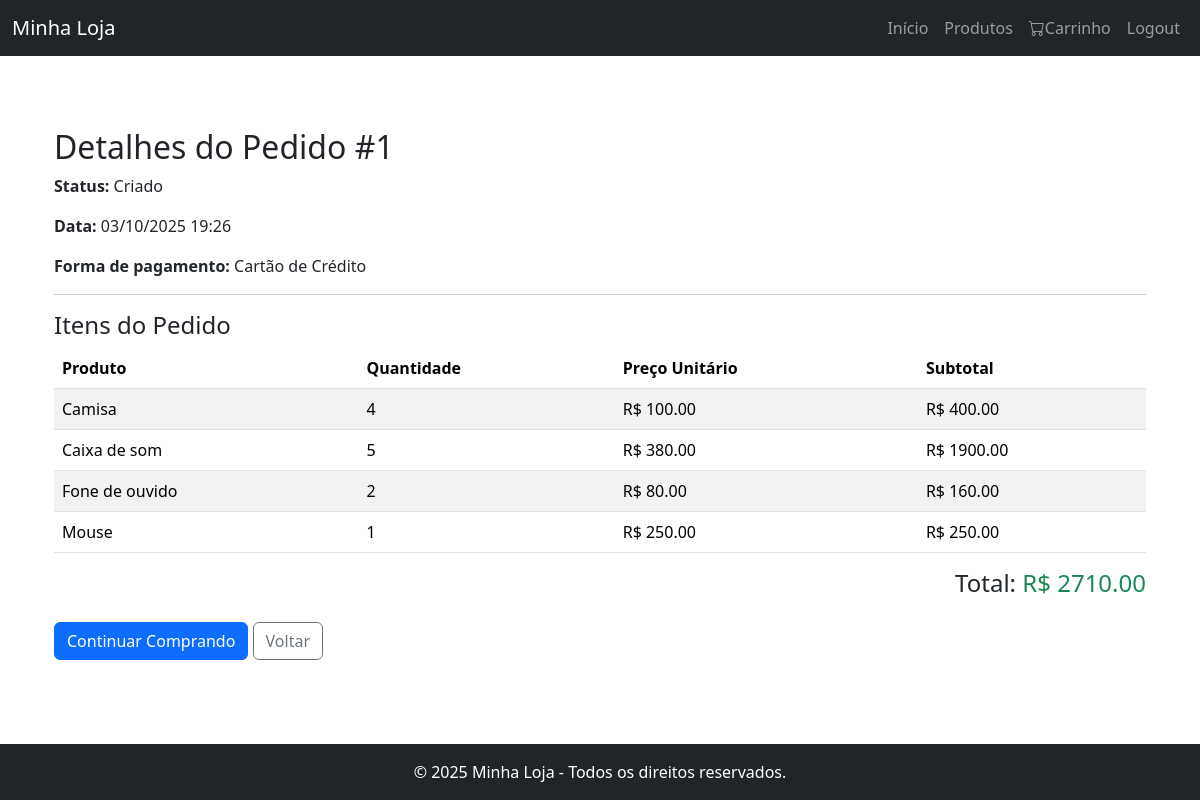
Page /pedido/1/ (signed in) on the committed database.
### pedido/models.py (models this page shows, shortened)
class Pedido(models.Model):
    STATUS_CHOICES = [
        ("CR", "Criado"),
        ("PG", "Pago"),
        ("EN", "Enviado"),
        ("CO", "Concluído"),
        ("CA", "Cancelado"),
    ]
    cliente = models.ForeignKey(Cliente, on_delete=models.CASCADE, related_name="pedidos")
    data_pedido = models.DateTimeField(auto_now_add=True)
    status = models.CharField(max_length=2, choices=STATUS_CHOICES, default="CR")
    forma_pagamento = models.CharField(max_length=50, blank=True, null=True)
    valor_total = models.DecimalField(max_digits=10, decimal_places=2, default=0)
    class Meta:
        verbose_name = "Pedido"
        verbose_name_plural = "Pedidos"

class ItemPedido(models.Model):
    pedido = models.ForeignKey(Pedido, on_delete=models.CASCADE, related_name="itens")
    produto = models.ForeignKey(Produto, on_delete=models.CASCADE)
    quantidade = models.PositiveIntegerField()
    preco_unitario = models.DecimalField(max_digits=10, decimal_places=2)
    subtotal = models.DecimalField(max_digits=10, decimal_places=2, editable=False)
    class Meta:
        verbose_name = "Item de Pedido"
        verbose_name_plural = "Itens de Pedido"

### produto/models.py (models this page shows, shortened)
class Produto(models.Model):
    codigo = models.IntegerField(primary_key=True)
    nome = models.CharField(max_length=100)
    descricao = models.TextField()
    preco = models.DecimalField(max_digits=10, decimal_places=2)
    estoque = models.IntegerField()
    imagem = models.ImageField(upload_to='produtos/', null=True, blank=True)
    data_criacao = models.DateTimeField(auto_now_add=True)
    data_atualizacao = models.DateTimeField(auto_now=True)

### pedido/views.py (the view)
# urls.py: path("<int:pk>/", views.detalhe_pedido, name="detalhe_pedido"),
def detalhe_pedido(request, pk):
    pedido = get_object_or_404(
        Pedido, pk=pk, cliente__id=request.session.get("cliente_id")
    )
    return render(request, "detalhe_pedido.html", {"pedido": pedido})

### pedido/templates/detalhe_pedido.html (shortened to what this page needs)
{% extends "base.html" %}
{% block content %}
<div class="container my-5">
  <h2>Detalhes do Pedido #{{ pedido.id }}</h2>
  <p><strong>Status:</strong> {{ pedido.get_status_display }}</p>
  <p><strong>Data:</strong> {{ pedido.data_pedido|date:"d/m/Y H:i" }}</p>
  <p><strong>Forma de pagamento:</strong> {{ pedido.forma_pagamento }}</p>
  <hr>
  <h4>Itens do Pedido</h4>
  <table class="table table-striped">
    <thead>
      <tr>
        <th>Produto</th>
        <th>Quantidade</th>
        <th>Preço Unitário</th>
        <th>Subtotal</th>
      </tr>
    </thead>
    <tbody>
      {% for item in pedido.itens.all %}
        <tr>
          <td>{{ item.produto.nome }}</td>
          <td>{{ item.quantidade }}</td>
          <td>R$ {{ item.preco_unitario }}</td>
          <td>R$ {{ item.subtotal }}</td>
        </tr>
      {% endfor %}
    </tbody>
  </table>
  <div class="text-end">
    <h4>Total: <span class="text-success">R$ {{ pedido.valor_total }}</span></h4>
  </div>
  <div class="mt-4">
    <a href="{% url 'home_produto' %}" class="btn btn-primary">Continuar Comprando</a>
    <a href="{% url 'obrigado_pedido' pedido.id %}" class="btn btn-outline-secondary">Voltar</a>
  </div>
</div>
{% endblock %}

### rows in the picture
Pedido: id "1", status "Criado", data_pedido "03/10/2025 19:26", forma_pagamento "Cartão de Crédito", valor_total "2710.00"
ItemPedido: produto.nome "Camisa", quantidade "4", preco_unitario "100.00", subtotal "400.00"
ItemPedido: produto.nome "Caixa de som", quantidade "5", preco_unitario "380.00", subtotal "1900.00"
ItemPedido: produto.nome "Fone de ouvido", quantidade "2", preco_unitario "80.00", subtotal "160.00"
ItemPedido: produto.nome "Mouse", quantidade "1", preco_unitario "250.00", subtotal "250.00"

### other values in the picture
{{ year|default:2025 }} "2025"
